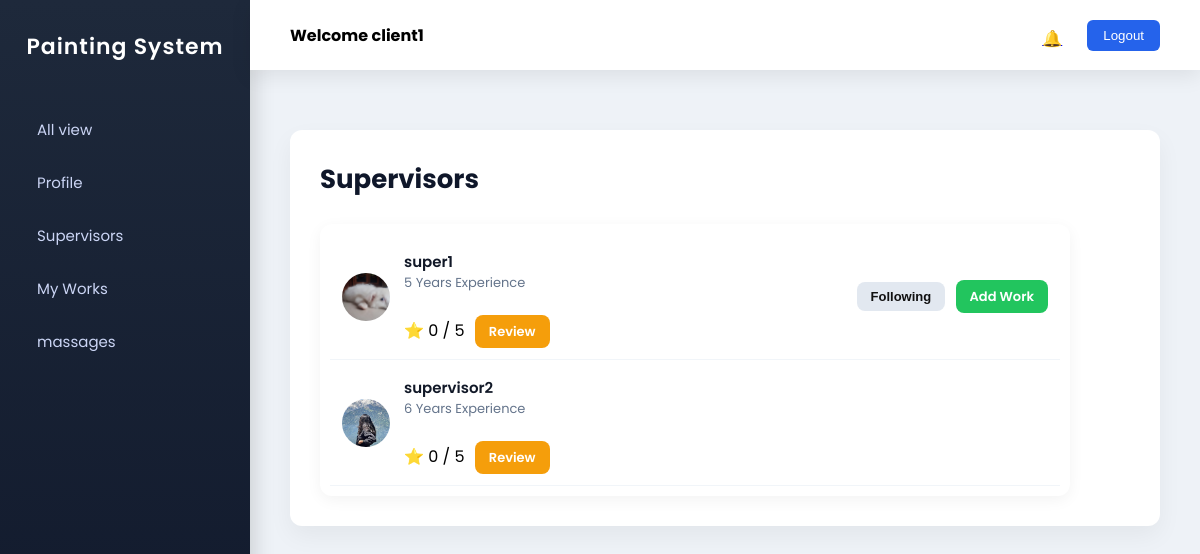
/supervisor_view (signed in), run on the app's committed database.
### brush_track_app/models.py (models this page shows, shortened)
class Login(AbstractUser):
    is_client = models.BooleanField(default=False)
    is_supervisor = models.BooleanField(default=False)
    is_painter = models.BooleanField(default=False)

class Supervisor(models.Model):
    supervisor_details = models.OneToOneField("Login", on_delete=models.DO_NOTHING)
    name = models.CharField(max_length=100)
    email = models.EmailField()
    phone = models.IntegerField()
    address = models.TextField(max_length=50)
    document = models.FileField(upload_to='documents/')
    id_proof = models.FileField(upload_to='documents/')
    experience_years = models.IntegerField()
    is_active = models.BooleanField(default=True)

class FollowRequest(models.Model):
    STATUS_CHOICES = [
        ("Pending", "Pending"),
        ("Accepted", "Accepted"),
        ("Rejected", "Rejected"),
    ]
    client = models.ForeignKey("Client", on_delete=models.CASCADE)
    supervisor = models.ForeignKey("Supervisor", on_delete=models.CASCADE)
    status = models.CharField(max_length=20, choices=STATUS_CHOICES, default="Pending")
    created_at = models.DateTimeField(auto_now_add=True)

### brush_track_app/clientview.py (the view)
# urls.py: path('supervisor_view',clientview.supervisor_view,name='supervisor_view'),
def supervisor_view(request):
    supervisors = Supervisor.objects.all()
    client = Client.objects.get(client_details=request.user)
    requests = FollowRequest.objects.filter(client=client)
    for sup in supervisors:
        sup.avg_rating = Rating.objects.filter(
            supervisor=sup
        ).aggregate(Avg("rating"))["rating__avg"]
    context = {
        'data': supervisors,
        'requests': requests
    }
    return render(request,'client/super_view.html',context)

### templates/client/super_view.html (shortened to what this page needs)
{% extends "client/client.html" %}
{% load crispy_forms_tags %}
{% block content %}
<h2 class="page-title">Supervisors</h2>
<div class="supervisor-list">
{% for sup in data %}
<div class="supervisor-row">
<div class="supervisor-info">
{% if sup.document %}
<img src="{{ sup.document.url }}" class="avatar">
{% else %}
<div class="avatar-placeholder">
{{ sup.name|slice:":1"|upper }}
</div>
{% endif %}
<div>
<div class="name">{{ sup.name }}</div>
<div class="meta">{{ sup.experience_years }} Years Experience</div>
<br>
⭐ {{ sup.avg_rating|default:"0" }} / 5
<a href="{% url 'add_rating' sup.id %}" class="btn btn-rate">
Review
</a>
</div>
</div>
<div>
{% for req in requests %}
{% if req.supervisor.id == sup.id %}
{% if req.status == "Pending" %}
<button class="btn btn-requested" disabled>
Requested
</button>
{% elif req.status == "Accepted" %}
<button class="btn btn-follow" disabled>
Following
</button>
<a href="{% url 'add_work' sup.id %}" class="btn btn-work">
Add Work
</a>
{% elif req.status == "Rejected" %}
<a href="{% url 'send_request' sup.id %}" class="btn btn-request">
Send Request
</a>
{% endif %}
{% endif %}
{% empty %}
<a href="{% url 'send_request' sup.id %}" class="btn btn-request">
Send Request
</a>
{% endfor %}
</div>
</div>
{% empty %}
<p>No Supervisors Available</p>
{% endfor %}
</div>
{% endblock %}

### templates/client/client.html (shortened to what this page needs)
{% load static %}
<!DOCTYPE html>
<html lang="en">
<head>
<link rel="stylesheet" href="{% static 'assets/vendors/mdi/css/materialdesignicons.min.css' %}">
</head>
<body>
<div class="sidebar">
<div class="sidebar-header">
Painting System
</div>
<ul>
<li>
<a href="{% url 'client_dashboard'%}">
All view
</a>
</li>
<li>
<a href="{% url 'client_profile'%}">
Profile
</a>
</li>
<li>
<a href="{% url 'supervisor_view'%}">
Supervisors
</a>
</li>
<li>
<a href="{% url 'my_works'%}">
My Works
</a>
</li>
<li>
<a href="{% url 'client_messages'%}">
massages
</a>
</li>
</ul>
</div>
<div class="main">
<div class="navbar">
<h4>Welcome {{ request.user }}</h4>
<div class="nav-right">
<div class="notification" onclick="toggleNotification()">
 <a href="{% url 'client_notifications' %}">
<span class="">🔔
</span> </a>
</div>
<a href="{% url 'Log_out_client' %}">
<button class="logout-btn">Logout</button>
</a>
</div>
</div>
<div class="content">
<div class="content-card">
{% block content %}
{% endblock %}
</div>
</div>
</div>
</body>
</html>

### templates/client/client.html (style rules this page uses)
* { box-sizing:border-box; margin:0; padding:0; }
body { font-family:'Poppins',sans-serif; background:#eef2f7; display:flex; }
.sidebar { width:250px; height:100vh; background:linear-gradient(180deg,#1e293b,#0f172a); color:white; position:fixed; top:0; left:0; display:flex; flex-direction:column; padding-top:30px; box-shadow:4px 0 20px rgba(0,0,0,0.15); }
.sidebar-header { text-align:center; font-size:22px; font-weight:600; margin-bottom:40px; letter-spacing:1px; }
.sidebar ul { list-style:none; padding:0; }
.sidebar ul li { padding:15px 25px; transition:0.3s; }
.sidebar ul li a { text-decoration:none; color:#cbd5f5; display:flex; align-items:center; font-size:15px; }
.main { margin-left:250px; width:100%; }
.navbar { height:70px; background:white; display:flex; align-items:center; justify-content:space-between; padding:0 40px; box-shadow:0 6px 20px rgba(0,0,0,0.08); position:fixed; left:250px; right:0; top:0; z-index:100; }
.nav-right { display:flex; align-items:center; gap:25px; }
.notification { position:relative; cursor:pointer; }
.logout-btn { background:#2563eb; border:none; color:white; padding:8px 16px; border-radius:6px; cursor:pointer; transition:0.3s; }
.content { margin-top:90px; padding:40px; }
.content-card { background:white; padding:30px; border-radius:12px; box-shadow:0 10px 25px rgba(0,0,0,0.05); animation:fadeIn 0.6s; }

### templates/client/super_view.html (style rules this page uses)
.page-title { font-size:26px; font-weight:700; margin-bottom:25px; color:#0f172a; }
.supervisor-list { max-width:750px; background:white; border-radius:12px; padding:10px; box-shadow:0 4px 15px rgba(0,0,0,0.05); }
.supervisor-row { display:flex; align-items:center; justify-content:space-between; padding:16px 12px; border-bottom:1px solid #f1f5f9; }
.supervisor-info { display:flex; align-items:center; gap:14px; }
.avatar { width:48px; height:48px; border-radius:50%; object-fit:cover; }
.name { font-weight:600; font-size:15px; color:#111827; }
.meta { font-size:13px; color:#64748b; }
.btn { padding:7px 14px; border-radius:8px; font-size:13px; font-weight:600; text-decoration:none; border:none; cursor:pointer; }
.btn-follow { background:#e2e8f0; color:#111; }
.btn-work { background:#22c55e; color:white; margin-left:6px; }
.btn-rate { background:#f59e0b; color:white; margin-left:6px; }

### data on the page
Login: user "client1"
Supervisor: document (picture), name "super1", experience_years "5", avg_rating "0"
FollowRequest: status "Following"
Supervisor: document (picture), name "supervisor2", experience_years "6", avg_rating "0"
